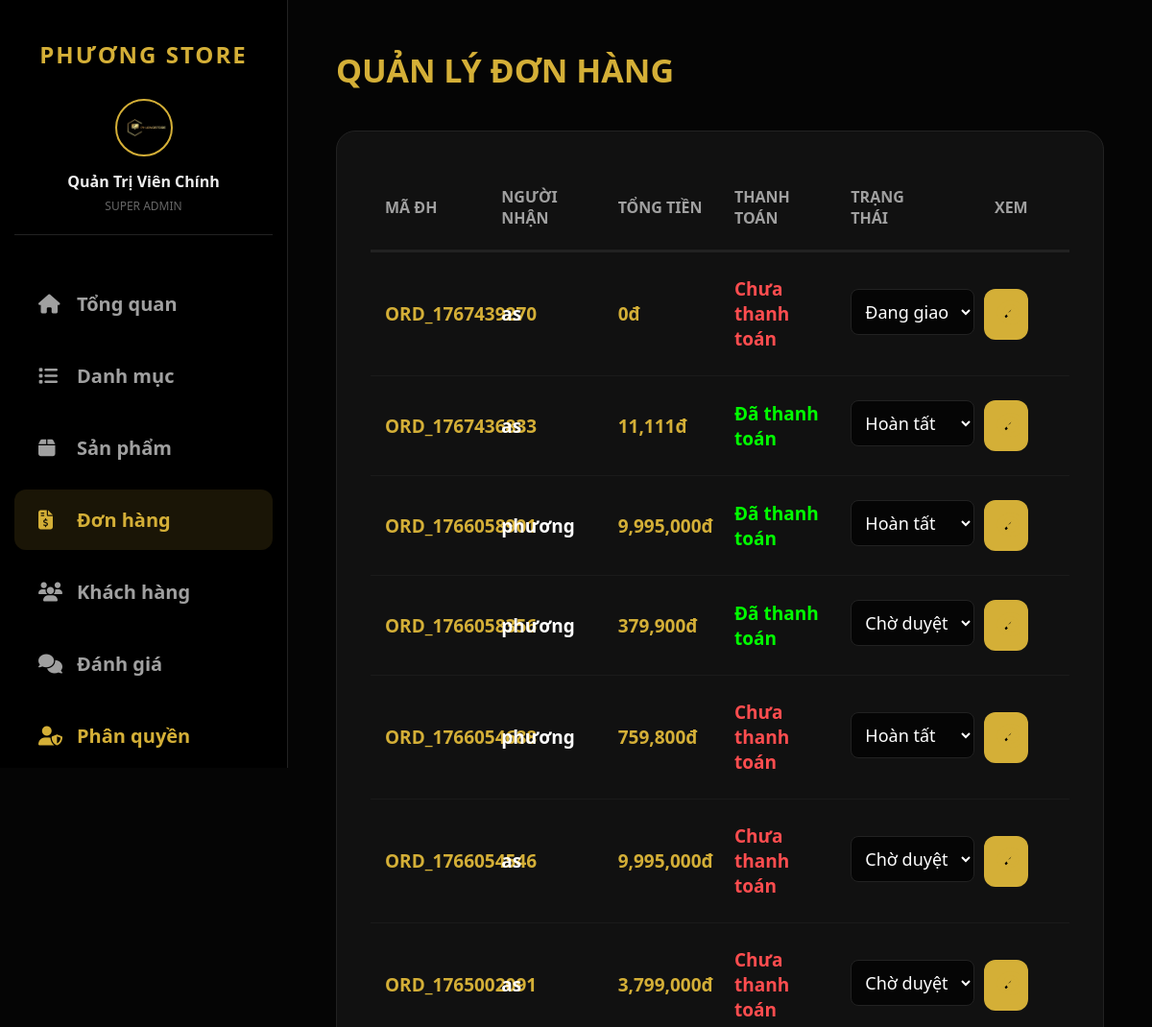
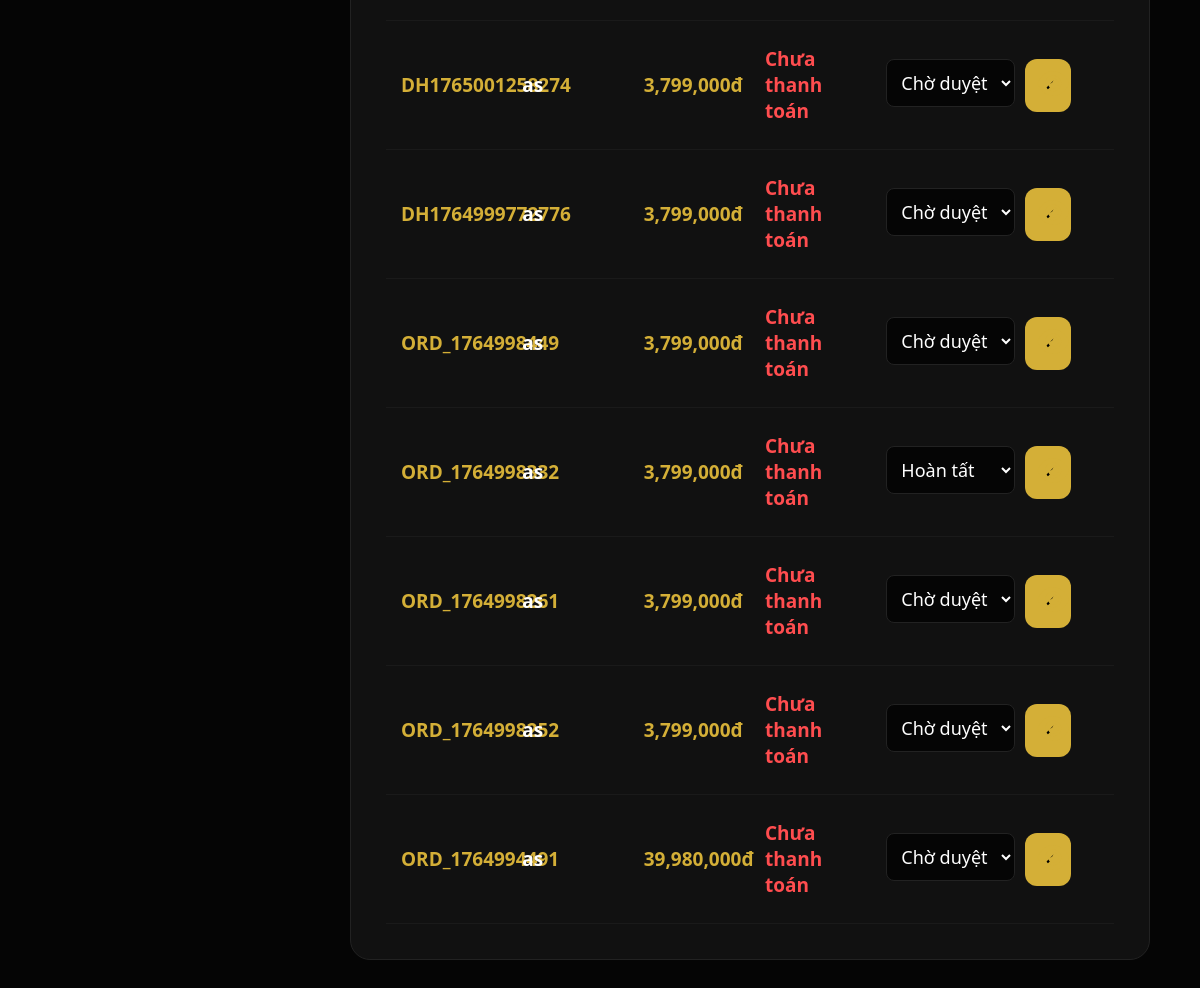
/index.php?ctrl=admin&act=manage_orders (signed in), run on the app's committed database (2 pictures, top to bottom).
### tables this page shows
CREATE TABLE IF NOT EXISTS `donhang` (
  `ma_don_hang` int NOT NULL AUTO_INCREMENT,
  `ma_don_hang_code` varchar(50) NOT NULL,
  `ma_khach_hang` int DEFAULT NULL,
  `ho_ten_nguoi_nhan` varchar(100) NOT NULL,
  `sdt_nguoi_nhan` varchar(20) NOT NULL,
  `ngay_dat` datetime DEFAULT CURRENT_TIMESTAMP,
  `tong_tien` decimal(15,0) NOT NULL,
  `pt_thanh_toan` varchar(50) DEFAULT NULL,
  `tt_thanh_toan` varchar(50) DEFAULT NULL,
  `tt_don_hang` varchar(50) DEFAULT NULL,
  `dia_chi_giao` text NOT NULL,
  `ghi_chu` text,
  `ma_gd_momo` varchar(100) DEFAULT NULL,
  `ly_do_huy` text,
  `ma_admin_duyet` int DEFAULT NULL,
  PRIMARY KEY (`ma_don_hang`),
  KEY `ma_khach_hang` (`ma_khach_hang`),
  KEY `ma_admin_duyet` (`ma_admin_duyet`)
);

### app/controllers/AdminController.php (called while the page is built, shortened)
<?php
require_once 'app/models/OrderModel.php';
class AdminController {
    private $orderModel;
    public function __construct() {
        $this->orderModel = new OrderModel();
    }
    public function manage_orders() {
        $allOrdersList = $this->orderModel->getAllOrders();
        require_once 'app/views/admin/orders.php';
    }
}
?>

### app/models/OrderModel.php (called while the page is built, shortened)
<?php
require_once 'app/config/db.php';
class OrderModel {
    private $conn;
    public function __construct() {
        $db = new Database();
        $this->conn = $db->connect();
    }
    public function getAllOrders() {
        $sql = "SELECT * FROM donhang ORDER BY ngay_dat DESC";
        return $this->conn->query($sql)->fetchAll(PDO::FETCH_ASSOC);
    }
}

### app/config/db.php (called while the page is built, shortened)
<?php
class Database {
    private $host = "localhost";
    private $db_name = "phuongstore";
    private $username = "root";
    private $password = "";
    public function connect() {
        $this->conn = null;
        try {
            $this->conn = new PDO("mysql:host=" . $this->host . ";dbname=" . $this->db_name, $this->username, $this->password);
            $this->conn->setAttribute(PDO::ATTR_ERRMODE, PDO::ERRMODE_EXCEPTION);
            $this->conn->exec("set names utf8mb4");
        } catch(PDOException $e) {
            echo "Lỗi kết nối: " . $e->getMessage();
        }
        return $this->conn;
    }
}

### app/views/admin/orders.php (the view, shortened to what this page needs)
<!DOCTYPE html>
<html lang="vi">
<head>
    <link rel="stylesheet" href="https://cdnjs.cloudflare.com/ajax/libs/font-awesome/6.4.0/css/all.min.css">
    <link rel="stylesheet" href="public/css/admin.css">
</head>
<body class="admin-body">
<?php include 'sidebar.php'; ?>
<main class="main-content-admin">
    <section class="admin-section active">
        <h1>Quản lý đơn hàng</h1>
        <div class="cat-card">
            <table class="table-admin order-table">
                <thead>
                    <tr>
                        <th>Mã ĐH</th>
                        <th>Người nhận</th>
                        <th>Tổng tiền</th>
                        <th>Thanh toán</th>
                        <th>Trạng thái</th>
                        <th style="text-align: center;">Xem</th>
                    </tr>
                </thead>
                <tbody>
                    <?php foreach ($allOrdersList as $order): ?>
                    <tr>
                        <td style="color:var(--primary); font-weight:bold;"><?= $order['ma_don_hang_code'] ?></td>
                        <td style="font-weight:700; color:#fff;"><?= htmlspecialchars($order['ho_ten_nguoi_nhan']) ?></td>
                        <td style="font-weight:900; color:var(--primary);"><?= number_format($order['tong_tien']) ?>đ</td>
                        <td>
                            <span style="font-weight:800; color:<?= $order['tt_thanh_toan'] == 'Đã thanh toán' ? '#00ff00' : '#ff4d4f' ?>">
                                <?= $order['tt_thanh_toan'] ?>
                            </span>
                        </td>
                        <td>
                            <form action="index.php?ctrl=admin&act=update_order_status&id=<?= $order['ma_don_hang'] ?>" method="POST" style="display:flex; gap:10px;">
                                <select name="tt_don_hang" class="admin-input" style="padding:10px; font-size:18px; width:auto;">
                                    <?php $statuses = ['Chờ duyệt', 'Đã duyệt', 'Đang giao', 'Hoàn tất', 'Đã hủy'];
                                    foreach($statuses as $st): ?>
                                        <option value="<?= $st ?>" <?= $order['tt_don_hang'] == $st ? 'selected' : '' ?>><?= $st ?></option>
                                    <?php endforeach; ?>
                                </select>
                                <button type="submit" class="btn-primary" style="padding:10px 15px;"><i class="fa-solid fa-check"></i></button>
                            </form>
                        </td>
                        <td style="text-align: center;">
                            <i class="fa-solid fa-eye" style="color:var(--primary); cursor:pointer; font-size:28px;"></i>
                        </td>
                    </tr>
                    <?php endforeach; ?>
                </tbody>
            </table>
        </div>
    </section>
</main>
</body>
</html>

### public/css/admin.css (style rules this page uses)
:root { --primary: #d4af37; --bg-dark: #050505; --bg-card: #111111; --text-main: #eeeeee; --text-muted: #a0a0a0; --border: #222222; --sidebar-width: 300px; }
* { margin: 0; padding: 0; box-sizing: border-box; font-family: 'Segoe UI', sans-serif; }
body.admin-body { background-color: var(--bg-dark); color: var(--text-main); display: flex; min-height: 100vh; font-size: 18px; }
.main-content-admin { margin-left: var(--sidebar-width); padding: 50px; width: calc(100% - var(--sidebar-width)); }
h1 { font-size: 34px; font-weight: 800; color: var(--primary); text-transform: uppercase; margin-bottom: 40px; }
.cat-card { background: var(--bg-card); border-radius: 20px; padding: 35px; margin-bottom: 40px; border: 1px solid var(--border); }
.table-admin { width: 100%; border-collapse: collapse; table-layout: fixed; }
.table-admin th { padding: 22px 15px; font-size: 16px; color: var(--text-muted); text-transform: uppercase; border-bottom: 3px solid var(--border); text-align: left; }
.table-admin td { padding: 25px 15px; font-size: 19px; border-bottom: 1px solid #1a1a1a; vertical-align: middle; }
.btn-primary { background-color: var(--primary); color: #000; padding: 15px 35px; border-radius: 12px; font-weight: 800; font-size: 18px; border: none; cursor: pointer; text-decoration: none; display: inline-block; transition: 0.3s; }
.admin-input { width: 100%; padding: 12px; background: #050505; border: 1px solid #222; color: #fff; border-radius: 8px; box-sizing: border-box; transition: 0.3s; margin-bottom: 5px; }

### data on the page
donhang: ma_don_hang_code "ORD_1767439270", ho_ten_nguoi_nhan "as", tong_tien "0", tt_thanh_toan "Chưa thanh toán", tt_don_hang "Đang giao"
donhang: ma_don_hang_code "ORD_1767436833", ho_ten_nguoi_nhan "as", tong_tien "11,111", tt_thanh_toan "Đã thanh toán", tt_don_hang "Hoàn tất"
donhang: ma_don_hang_code "ORD_1766058901", ho_ten_nguoi_nhan "phương", tong_tien "9,995,000", tt_thanh_toan "Đã thanh toán", tt_don_hang "Hoàn tất"
donhang: ma_don_hang_code "ORD_1766058356", ho_ten_nguoi_nhan "phương", tong_tien "379,900", tt_thanh_toan "Đã thanh toán", tt_don_hang "Chờ duyệt"
donhang: ma_don_hang_code "ORD_1766054688", ho_ten_nguoi_nhan "phương", tong_tien "759,800", tt_thanh_toan "Chưa thanh toán", tt_don_hang "Hoàn tất"
donhang: ma_don_hang_code "ORD_1766054546", ho_ten_nguoi_nhan "as", tong_tien "9,995,000", tt_thanh_toan "Chưa thanh toán", tt_don_hang "Chờ duyệt"
donhang: ma_don_hang_code "ORD_1765002091", ho_ten_nguoi_nhan "as", tong_tien "3,799,000", tt_thanh_toan "Chưa thanh toán", tt_don_hang "Chờ duyệt"
donhang: ma_don_hang_code "DH1765001258274", ho_ten_nguoi_nhan "as", tong_tien "3,799,000", tt_thanh_toan "Chưa thanh toán", tt_don_hang "Chờ duyệt"
donhang: ma_don_hang_code "DH1764999772776", ho_ten_nguoi_nhan "as", tong_tien "3,799,000", tt_thanh_toan "Chưa thanh toán", tt_don_hang "Chờ duyệt"
donhang: ma_don_hang_code "ORD_1764998449", ho_ten_nguoi_nhan "as", tong_tien "3,799,000", tt_thanh_toan "Chưa thanh toán", tt_don_hang "Chờ duyệt"
donhang: ma_don_hang_code "ORD_1764998332", ho_ten_nguoi_nhan "as", tong_tien "3,799,000", tt_thanh_toan "Chưa thanh toán", tt_don_hang "Hoàn tất"
donhang: ma_don_hang_code "ORD_1764998261", ho_ten_nguoi_nhan "as", tong_tien "3,799,000", tt_thanh_toan "Chưa thanh toán", tt_don_hang "Chờ duyệt"
donhang: ma_don_hang_code "ORD_1764998252", ho_ten_nguoi_nhan "as", tong_tien "3,799,000", tt_thanh_toan "Chưa thanh toán", tt_don_hang "Chờ duyệt"
donhang: ma_don_hang_code "ORD_1764994491", ho_ten_nguoi_nhan "as", tong_tien "39,980,000", tt_thanh_toan "Chưa thanh toán", tt_don_hang "Chờ duyệt"

### other printed values
$_SESSION['admin_name'] "Quản Trị Viên Chính"
